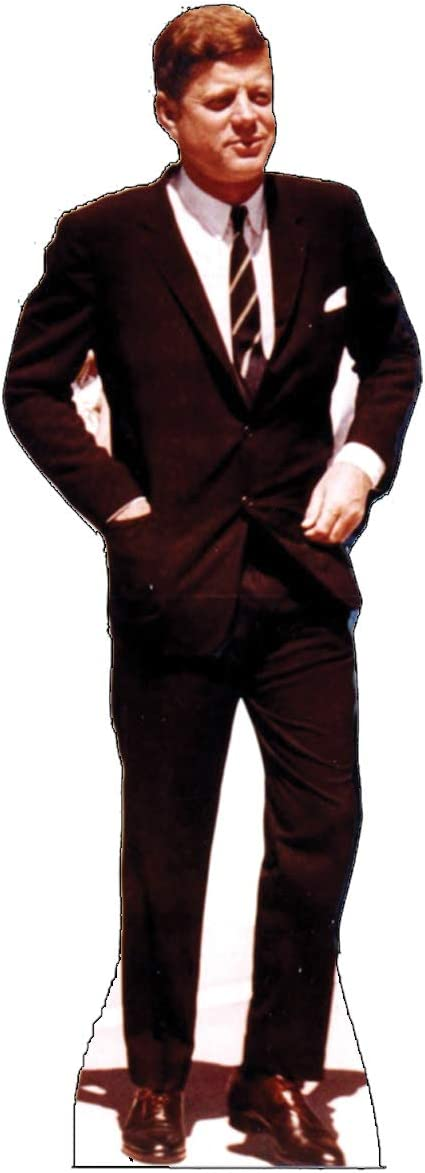
#> input picture photos/kennedy.jpg, 425 x 1173 px
$ python lesson7_faces.py
#> lines starting #> are read from the running program, lines starting #| are printed output that depends on the picture; after the words box and inside, x2 and y2 are one past the last pixel; in counts of white or black regions, pixels touching at a corner belong together
import cv2
import numpy as np

img = cv2.imread("photos/kennedy.jpg")
#> img is the input picture: shape (1173, 425, 3); mean B, G, R 131.5, 131.6, 143.4
gray = cv2.cvtColor(img, cv2.COLOR_BGR2GRAY)
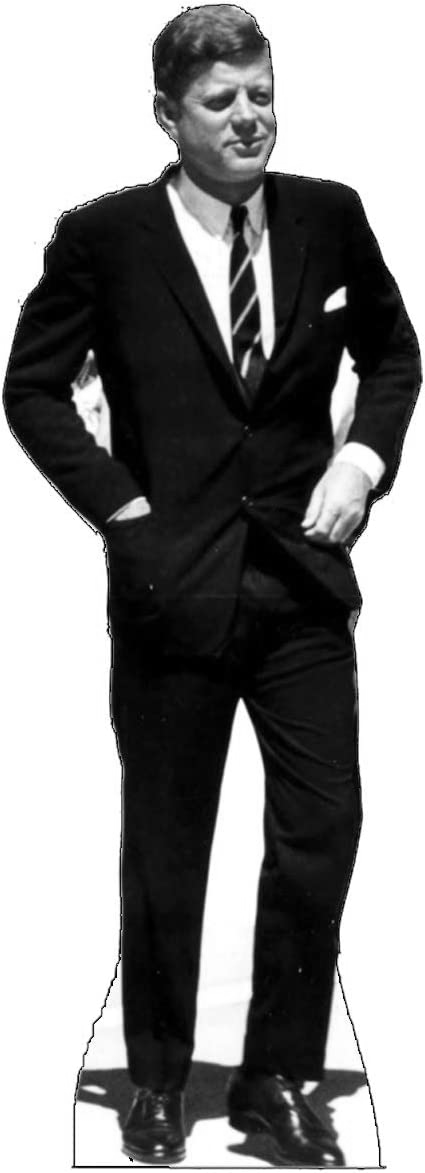
#> gray: shape (1173, 425); min 0, max 255, mean 135.1
faces = cv2.CascadeClassifier("faces.xml")


res = faces.detectMultiScale(gray,2.2,2)
#> res = [[184, 55, 116, 116]]

for (x, y, w, h) in res:
    cv2.rectangle(img, (x,y), (x+w, y+h), (0,0,255), 3)
#> this loop made 1 pass
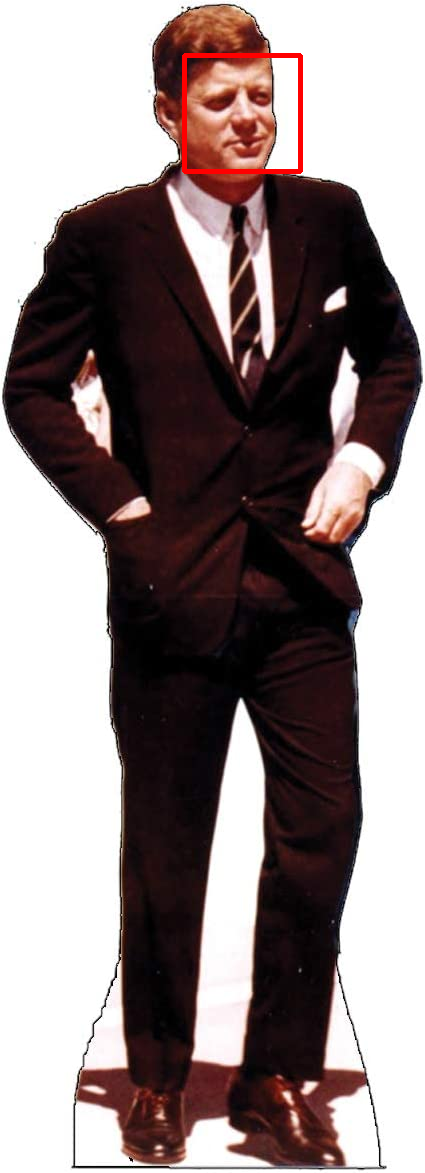
#> img: shape (1173, 425, 3); 0.46% of pixels changed, all inside (x1, y1, x2, y2) = (182, 53, 303, 174)

cv2.imshow("",img)
cv2.waitKey()

$ run again, with photos/iceberg.jpg copied over photos/kennedy.jpg
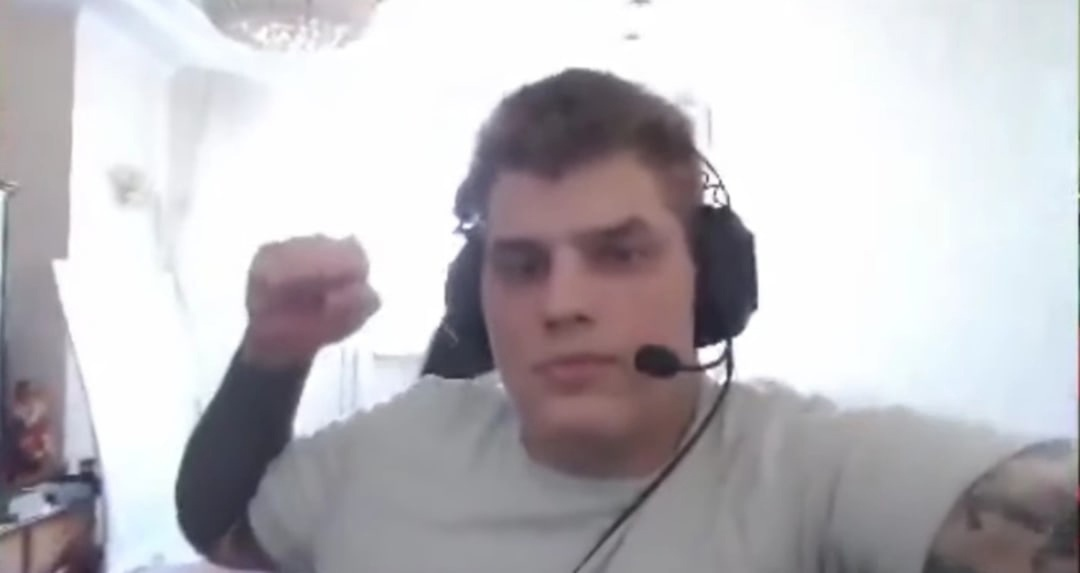
#> input picture photos/iceberg.jpg, 1080 x 573 px
#> img is the input picture: shape (573, 1080, 3); mean B, G, R 188.8, 184.5, 187.4
#> `gray = cv2.cvtColor(img, cv2.COLOR_BGR2GRAY)`:
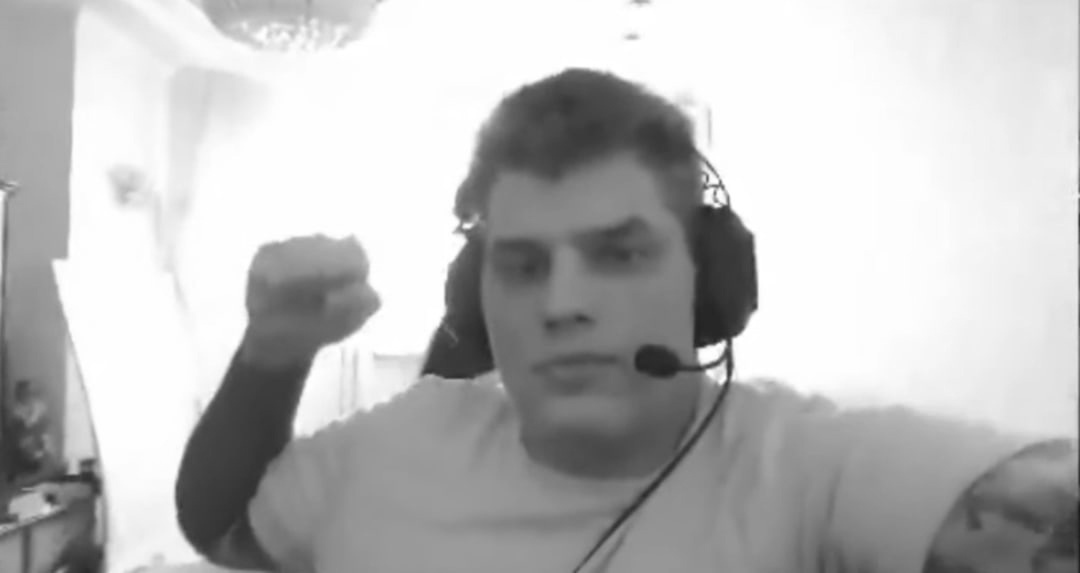
#> gray: shape (573, 1080); min 26, max 255, mean 185.8
#> res = [[438, 163, 256, 256]]
#> the loop `for (x, y, w, h) in res:` made 1 pass
#> after the loop `for (x, y, w, h) in res:`:
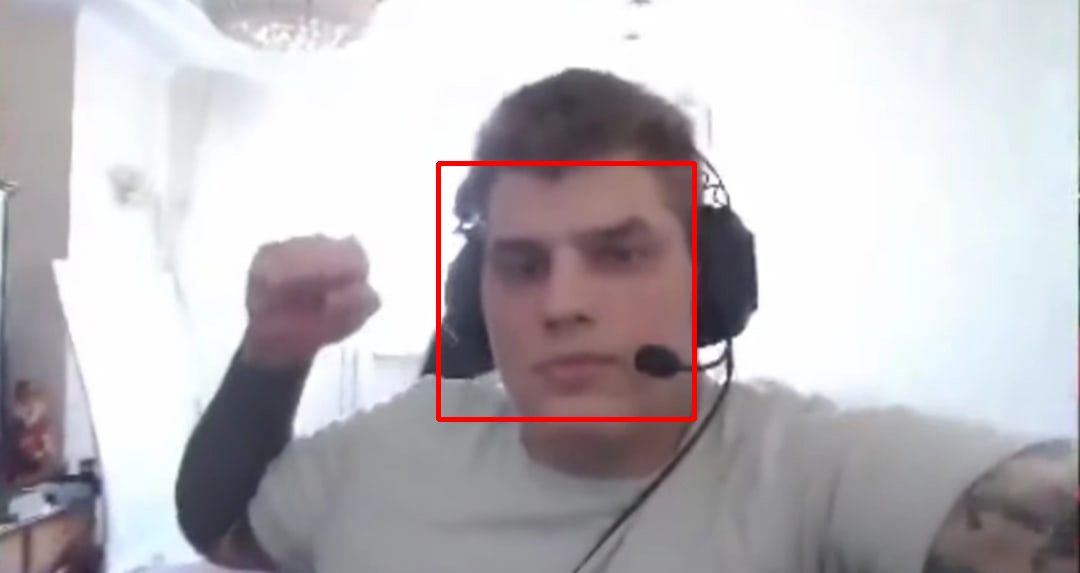
#> img: shape (573, 1080, 3); 0.83% of pixels changed, all inside (x1, y1, x2, y2) = (436, 161, 697, 422)
